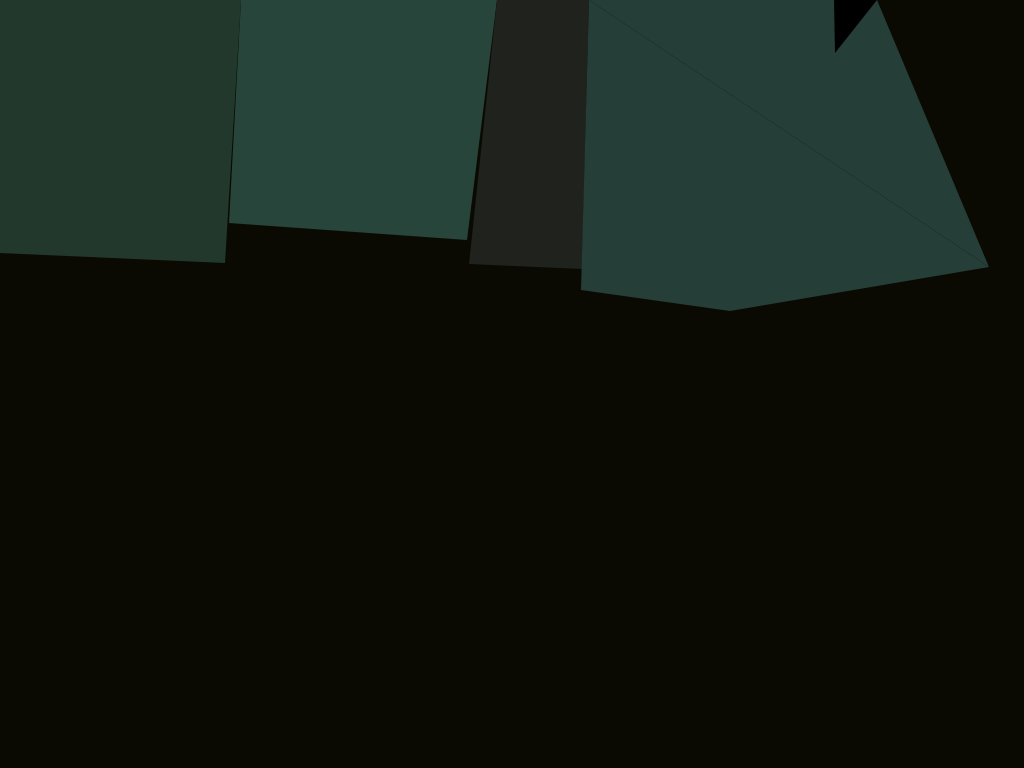
Frame 1 (no input)
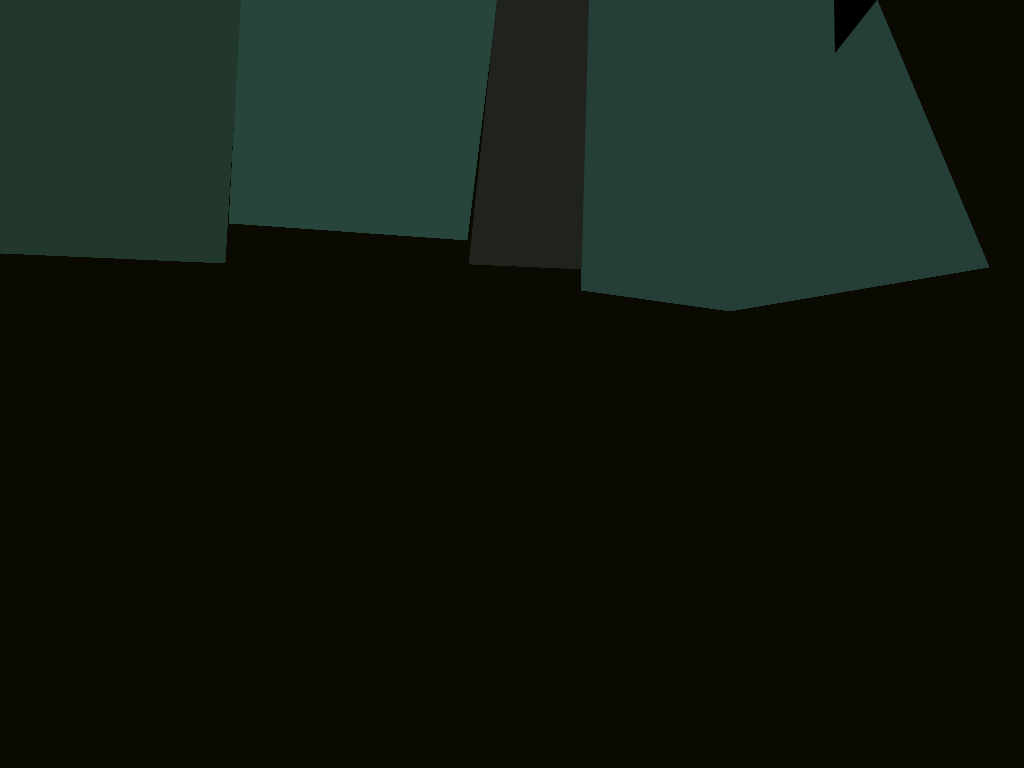
Frame 60 (no input)
Frame 120 (the mouse pressed at the canvas centre since frame 60): identical to frame 60, image omitted

The p5.js sketch that drew these frames (run headless with seeded random() and noise() and a simulated clock; from frame 60 on, the mouse is pressed at the canvas centre):

// p5.js sketch
// ── sketch.js
function setup() {
	createCanvas(1024, 768);
	background(10,10,2);
}
function draw() {
	noStroke();
	fill(35,56,44); //greenish quad
	quad(0,0,0, 253,225, 263, 241, 0)  //4 point quad
	fill(39, 69, 58);
	quad(241,0,229, 223, 467, 240, 497,0);
	fill(32,34,29);
	quad(497,0,469, 264, 582, 269, 589,0);
	fill(37, 62, 55);
	quad(589,0,581,290,730, 311, 989, 267)
	fill(37, 62, 55);
	triangle(589,0,989, 267,877,0)
	fill(0);
	triangle(834,0,835,53,877,0)
	 
}	
